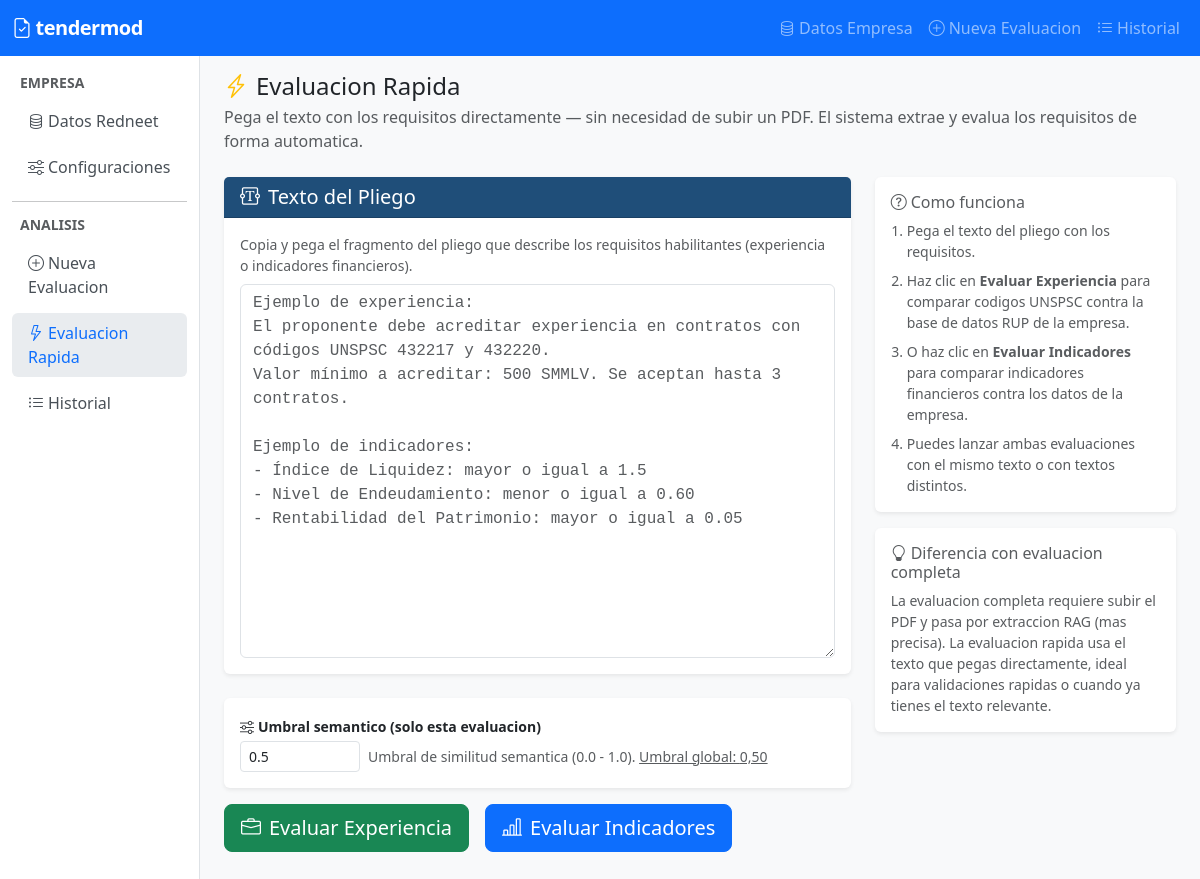
Before: /analysis/quick/ with the older database file.
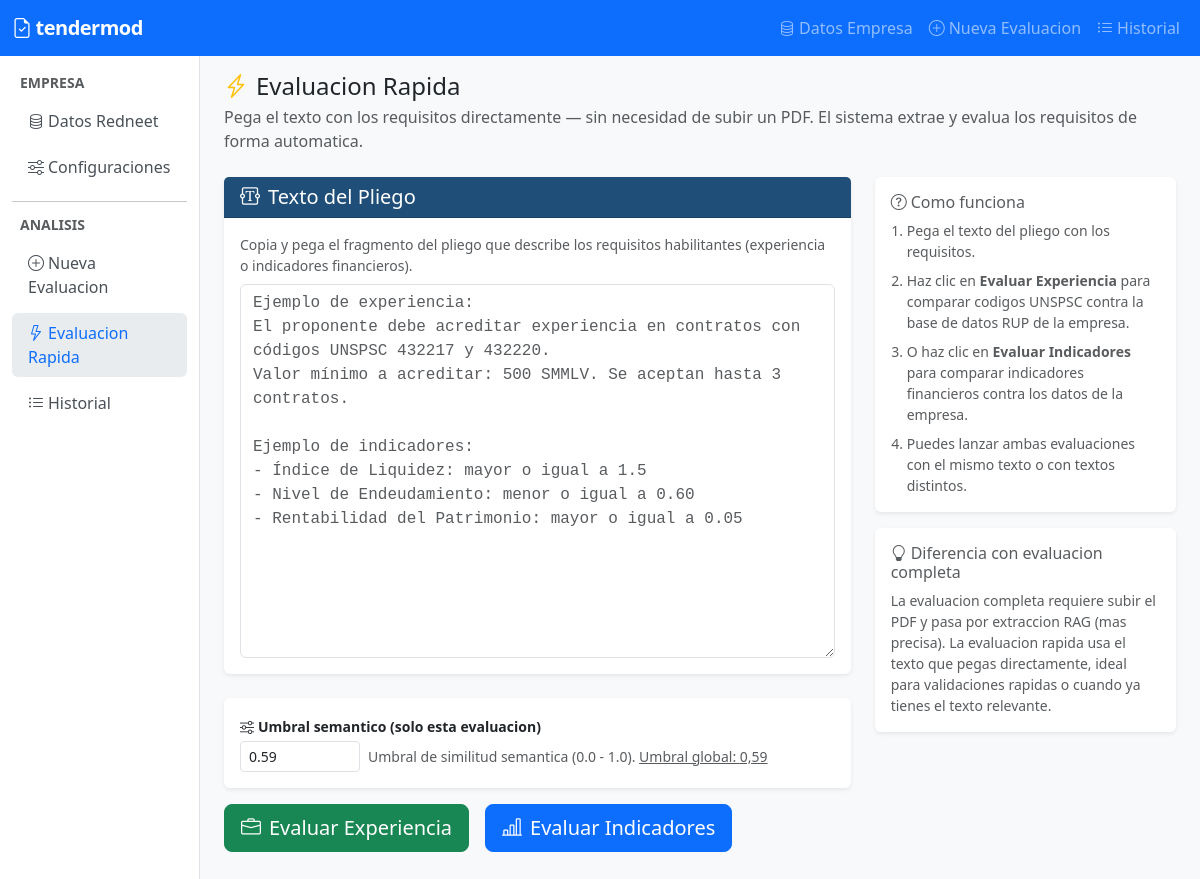
After: the same page with the newer database file.
### apps/core/models.py (models this page shows)
class SystemConfig(models.Model):
    threshold_objeto = models.FloatField(default=0.75)
    class Meta:
        verbose_name = "Configuracion del sistema"
    @classmethod
    def get_solo(cls):
        obj, _ = cls.objects.get_or_create(pk=1)
        return obj

### apps/analysis/views.py (the view)
# urls.py: path('quick/', views.analysis_quick, name='quick'),
def analysis_quick(request):
    quick_session_id = request.session.get('quick_session_id')
    context = {
        'quick_session_id': quick_session_id,
        'system_threshold': SystemConfig.get_solo().threshold_objeto,
    }
    return render(request, 'analysis/quick.html', context)

### templates/analysis/quick.html (shortened to what the changed rows need)
{% extends "base.html" %}
{% load static %}
{% load l10n %}
{% block content %}
<div class="row">
    <div class="col-md-8">
        <div class="card border-0 shadow-sm mb-3">
            <div class="card-body py-3">
                <div class="d-flex align-items-center gap-2">
                    <input type="number" id="umbral-rapido" name="umbral"
                           min="0" max="1" step="0.01"
                           value="{% localize off %}{{ system_threshold }}{% endlocalize %}"
                           class="form-control form-control-sm" style="max-width: 120px;">
                    <span class="text-muted small">
                        Umbral de similitud semantica (0.0 - 1.0).
                        <a href="{% url 'redneet:settings' %}" class="text-muted">
                            Umbral global: {{ system_threshold|floatformat:2 }}
                        </a>
                    </span>
                </div>
            </div>
        </div>
    </div>
</div>
{% endblock %}

Changed rows visible on the page:
changed SystemConfig: umbral "0.5" → "0.59"; threshold_objeto "0,50" → "0,59"
